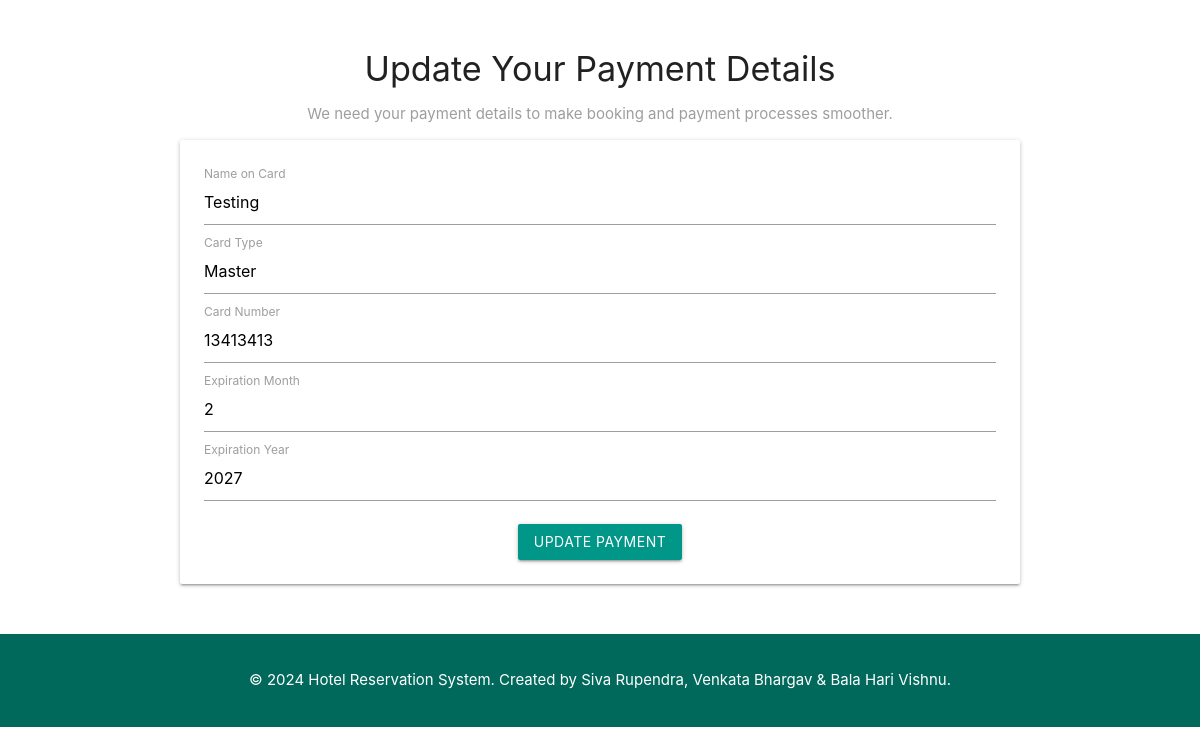
Page /customer/update_payment/ (signed in) on the committed database.
### hotel_app/models.py (models this page shows)
class PaymentDetail(models.Model):
    customer = models.ForeignKey(Customer, on_delete=models.CASCADE)
    name_on_card = models.CharField(max_length=120)
    card_type = models.CharField(max_length=60)
    card_number = models.CharField(max_length=18)  # Stored as a string for flexibility
    exp_month = models.PositiveSmallIntegerField(null=True, blank=True)
    exp_year = models.PositiveSmallIntegerField(null=True, blank=True)
    created_at = models.DateTimeField(default=timezone.now)
    updated_at = models.DateTimeField(auto_now=True)

### hotel_app/views.py (the view, shortened to what this page needs)
# urls.py: path('customer/update_payment/', update_payment, name='update_payment'),  # Update payment details
def update_payment(request):
    customer = request.user
    payment_detail, created = PaymentDetail.objects.get_or_create(customer=customer)
    return render(request, 'update_payment.html', {'payment_detail': payment_detail})

### hotel_app/templates/update_payment.html (shortened to what this page needs)
<!DOCTYPE html>
<html lang="en">
<head>
    <link rel="stylesheet" href="https://cdnjs.cloudflare.com/ajax/libs/materialize/1.0.0/css/materialize.min.css">
</head>
<body>
<div class="container">
    <h4 class="center-align">Update Your Payment Details</h4>
    <p class="center-align grey-text">We need your payment details to make booking and payment processes smoother.</p>
    <form method="post" action="{% url 'update_payment' %}" class="card-panel">
        <div class="input-field">
            <label for="name_on_card">Name on Card</label>
            <input type="text" id="name_on_card" name="name_on_card" value="{{ payment_detail.name_on_card }}" required>
        </div>
        <div class="input-field">
            <label for="card_type">Card Type</label>
            <input type="text" id="card_type" name="card_type" value="{{ payment_detail.card_type }}" required>
        </div>
        <div class="input-field">
            <label for="card_number">Card Number</label>
            <input type="text" id="card_number" name="card_number" value="{{ payment_detail.card_number }}" required>
        </div>
        <div class="input-field">
            <label for="exp_month">Expiration Month</label>
            <input type="number" id="exp_month" name="exp_month" value="{{ payment_detail.exp_month }}" min="1" max="12" required>
        </div>
        <div class="input-field">
            <label for="exp_year">Expiration Year</label>
            <input type="number" id="exp_year" name="exp_year" value="{{ payment_detail.exp_year }}" required>
        </div>
        <div class="center-align">
            <button type="submit" class="btn waves-effect waves-light teal">Update Payment</button>
        </div>
    </form>
</div>
<div class="footer">
    <p>&copy; 2024 Hotel Reservation System. Created by Siva Rupendra, Venkata Bhargav & Bala Hari Vishnu.</p>
</div>
</body>
</html>

### hotel_app/templates/update_payment.html (style rules this page uses)
.container { margin-top: 50px; }
.footer { background-color: #00695c; color: white; padding: 20px 0; text-align: center; margin-top: 50px; }

### rows in the picture
PaymentDetail: name_on_card "Testing", card_type "Master", card_number "13413413", exp_month "2", exp_year "2027"
